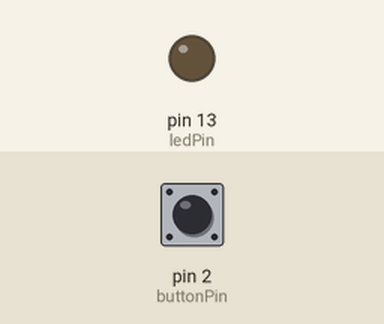
This sketch was run on a simulated Arduino Uno, built with avr-gcc and run on an emulated ATmega328P. Parts: output pins drawn as LEDs (lit = HIGH). Inputs (shaded band) come from the test bench; at power-on: pin 2 (buttonPin) LOW.

Above: at 1.2 s.
1.3 s: pin 2 (buttonPin) pulled HIGH for 0.15 s
At 1.6 s:
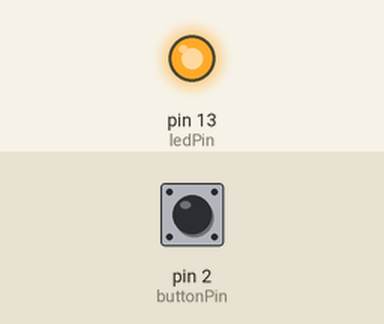
2.9 s: pin 2 (buttonPin) pulled HIGH for 1 s
At 4.0 s:
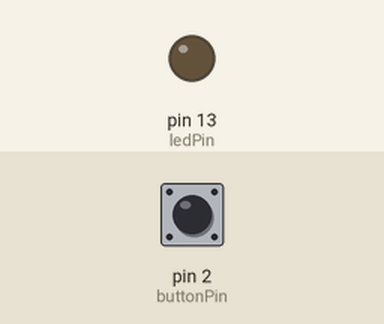
5.4 s: pin 2 (buttonPin) pulled HIGH for 3.2 s
At 5.9 s:
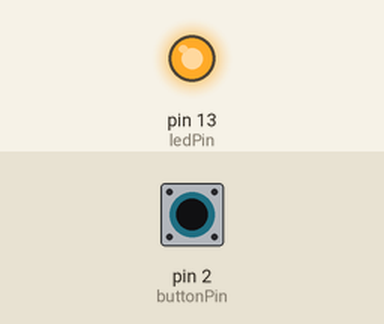
Timing chart, 0 to 8.4 s (numbered marks = the images above; inputs shaded):
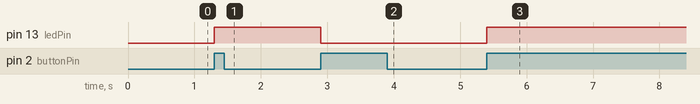

Measured:
- after the input at 1.3 s, pin 13 (ledPin): LOW → HIGH at once
- after the input at 2.9 s, pin 13 (ledPin): HIGH → LOW at once
- after the input at 5.4 s, pin 13 (ledPin): LOW → HIGH at once

The sketch:

Interrupt_LED_by_Button.ino
```cpp
/**
 * Lesson 2 - Excesice 1
    Turns on and off a LED ,using interrupt and button attach to pin 2
**/

// declare some varaibles

int buttonPin = 2;          //the pin to where the button is connected (for INT0)
int ledPin = 13;            //the led pin
byte interrputNum = 0;      // interrupt INT0 for PIN 2
volatile boolean ledState = false; // the led is off


void setup()
{
  pinMode(buttonPin, INPUT);    //initialize the button pin as input
  pinMode(ledPin, OUTPUT);     //initialize the led pin as output
  attachInterrupt(interrputNum, buttonPressedEvent, RISING);   //initialize the button pin as input
}


void loop()
{

}


 void buttonPressedEvent(){

  // switch LED state
  ledState = !ledState;
  if(ledState){
     // put LED ON
     digitalWrite(ledPin, HIGH);
  }
  else{
    // put LED Off
    digitalWrite(ledPin, LOW);
  }

 }
```
